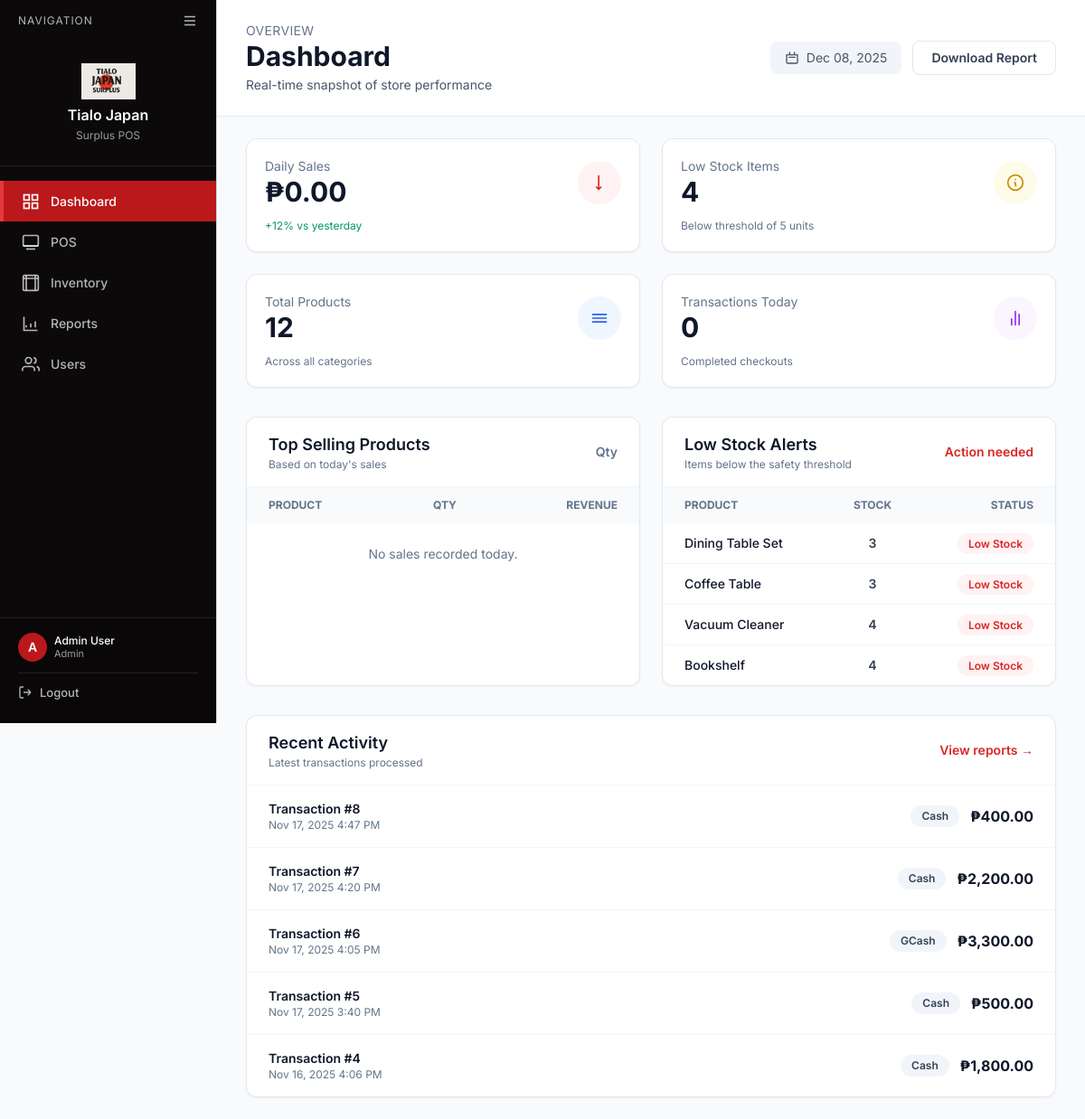
Page /index.php?page=dashboard (signed in) on the committed database.
### tables this page shows
CREATE TABLE `products` (
  `product_id` int(11) NOT NULL,
  `shipment_id` int(11) DEFAULT NULL,
  `name` varchar(150) NOT NULL,
  `category` varchar(100) DEFAULT NULL,
  `quantity` int(11) DEFAULT 0,
  `price` decimal(10,2) NOT NULL,
  `status` enum('Available','Sold','Out of Stock') DEFAULT 'Available',
  `image` varchar(255) DEFAULT NULL,
  `created_at` timestamp NOT NULL DEFAULT current_timestamp()
);

CREATE TABLE `transactions` (
  `transaction_id` int(11) NOT NULL,
  `user_id` int(11) DEFAULT NULL,
  `customer_name` varchar(255) DEFAULT NULL,
  `customer_contact` varchar(50) DEFAULT NULL,
  `transaction_date` datetime DEFAULT current_timestamp(),
  `payment_type` enum('Cash','GCash','Installment') NOT NULL,
  `total_amount` decimal(10,2) NOT NULL,
  `discount_amount` decimal(10,2) NOT NULL DEFAULT 0.00,
  `down_payment` decimal(10,2) NOT NULL DEFAULT 0.00
);

### public/dashboard.php (the view, shortened to what this page needs)
<?php
include __DIR__ . '/../src/includes/db_connect.php';
$today = date('Y-m-d');
$sales_query = "SELECT SUM(total_amount) as daily_sales FROM transactions WHERE DATE(transaction_date) = '$today'";
$sales_result = $conn->query($sales_query);
$daily_sales = $sales_result->fetch_assoc()['daily_sales'] ?? 0;
$low_stock_query = "SELECT COUNT(*) as low_stock_count FROM products WHERE quantity < 5 AND status = 'Available'";
$low_stock_result = $conn->query($low_stock_query);
$low_stock_count = $low_stock_result->fetch_assoc()['low_stock_count'] ?? 0;
$total_products = $conn->query("SELECT COUNT(*) as count FROM products")->fetch_assoc()['count'] ?? 0;
$today_transactions = $conn->query("SELECT COUNT(*) as count FROM transactions WHERE DATE(transaction_date) = '$today'")->fetch_assoc()['count'] ?? 0;
$top_products = [];
$low_stock_items = [];
$critical_query = "SELECT name, quantity FROM products WHERE quantity < 5 AND status = 'Available' ORDER BY quantity ASC LIMIT 5";
if ($critical_result = $conn->query($critical_query)) {
    while ($row = $critical_result->fetch_assoc()) {
        $low_stock_items[] = $row;
    }
}
$recent_sales = [];
$recent_query = "SELECT transaction_id, total_amount, payment_type, transaction_date
                 FROM transactions ORDER BY transaction_date DESC LIMIT 5";
if ($recent_result = $conn->query($recent_query)) {
    while ($row = $recent_result->fetch_assoc()) {
        $recent_sales[] = $row;
    }
}
?>
<?php
include __DIR__ . '/../src/includes/page_header.php';
?>
<body class="bg-slate-50 flex">
    <?php include __DIR__ . '/../src/includes/sidebar.php'; ?>
    <div class="flex-1 flex flex-col">
        <header class="bg-white border-b border-slate-200 sticky top-0 z-40">
            <div class="px-8 py-6 flex flex-col gap-4 lg:flex-row lg:items-center lg:justify-between">
                <div>
                    <p class="text-sm uppercase tracking-wide text-slate-500">Overview</p>
                    <h1 class="text-3xl font-bold text-slate-900">Dashboard</h1>
                    <p class="text-sm text-slate-600 mt-1">Real-time snapshot of store performance</p>
                </div>
                <div class="flex flex-col sm:flex-row sm:items-center gap-3">
                    <div class="flex items-center gap-2 bg-slate-100 rounded-lg px-4 py-2 text-sm text-slate-600">
                        <svg class="w-4 h-4" fill="none" stroke="currentColor" viewBox="0 0 24 24">
                            <path stroke-linecap="round" stroke-linejoin="round" stroke-width="2" d="M8 7V3m8 4V3m-9 8h10M5 21h14a2 2 0 002-2V7H3v12a2 2 0 002 2z" />
                        </svg>
                        <span><?php echo date('M d, Y', strtotime($today)); ?></span>
                    </div>
                    <a href="?page=reports/export&period=today" class="px-5 py-2 rounded-lg border border-slate-200 text-sm font-semibold text-slate-700 hover:bg-slate-100">Download Report</a>
                </div>
            </div>
        </header>
        <main class="flex-1 px-8 py-6 space-y-8">
            <div class="grid grid-cols-1 sm:grid-cols-2 xl:grid-cols-4 gap-6">
                <div class="bg-white border border-slate-200 rounded-xl p-5 shadow-sm">
                    <div class="flex items-center justify-between">
                        <div>
                            <p class="text-sm text-slate-500">Daily Sales</p>
                            <p class="text-3xl font-bold text-slate-900">₱<?php echo number_format($daily_sales, 2); ?></p>
                        </div>
                        <span class="inline-flex items-center justify-center w-12 h-12 rounded-full bg-red-50 text-red-600">
                            <svg class="w-5 h-5" fill="none" stroke="currentColor" viewBox="0 0 24 24">
                                <path stroke-linecap="round" stroke-linejoin="round" stroke-width="2" d="M11 3v18m0 0l-3-3m3 3l3-3" />
                            </svg>
                        </span>
                    </div>
                    <p class="text-xs text-emerald-600 mt-3">+12% vs yesterday</p>
                </div>
                <div class="bg-white border border-slate-200 rounded-xl p-5 shadow-sm">
                    <div class="flex items-center justify-between">
                        <div>
                            <p class="text-sm text-slate-500">Low Stock Items</p>
                            <p class="text-3xl font-bold text-slate-900"><?php echo (int) $low_stock_count; ?></p>
                        </div>
                        <span class="inline-flex items-center justify-center w-12 h-12 rounded-full bg-yellow-50 text-yellow-600">
                            <svg class="w-5 h-5" fill="none" stroke="currentColor" viewBox="0 0 24 24">
                                <path stroke-linecap="round" stroke-linejoin="round" stroke-width="2" d="M13 16h-1v-4h-1m1-4h.01M12 22a10 10 0 110-20 10 10 0 010 20z" />
                            </svg>
                        </span>
                    </div>
                    <p class="text-xs text-slate-500 mt-3">Below threshold of 5 units</p>
                </div>
                <div class="bg-white border border-slate-200 rounded-xl p-5 shadow-sm">
                    <div class="flex items-center justify-between">
                        <div>
                            <p class="text-sm text-slate-500">Total Products</p>
                            <p class="text-3xl font-bold text-slate-900"><?php echo (int) $total_products; ?></p>
                        </div>
                        <span class="inline-flex items-center justify-center w-12 h-12 rounded-full bg-blue-50 text-blue-600">
                            <svg class="w-5 h-5" fill="none" stroke="currentColor" viewBox="0 0 24 24">
                                <path stroke-linecap="round" stroke-linejoin="round" stroke-width="2" d="M3 7h18M3 12h18M3 17h18" />
                            </svg>
                        </span>
                    </div>
                    <p class="text-xs text-slate-500 mt-3">Across all categories</p>
                </div>
                <div class="bg-white border border-slate-200 rounded-xl p-5 shadow-sm">
                    <div class="flex items-center justify-between">
                        <div>
                            <p class="text-sm text-slate-500">Transactions Today</p>
                            <p class="text-3xl font-bold text-slate-900"><?php echo (int) $today_transactions; ?></p>
                        </div>
                        <span class="inline-flex items-center justify-center w-12 h-12 rounded-full bg-purple-50 text-purple-600">
                            <svg class="w-5 h-5" fill="none" stroke="currentColor" viewBox="0 0 24 24">
                                <path stroke-linecap="round" stroke-linejoin="round" stroke-width="2" d="M17 21V7m-5 14V3m-5 18v-8" />
                            </svg>
                        </span>
                    </div>
                    <p class="text-xs text-slate-500 mt-3">Completed checkouts</p>
                </div>
            </div>
            <div class="grid grid-cols-1 lg:grid-cols-2 gap-6">
                <div class="bg-white border border-slate-200 rounded-xl shadow-sm overflow-hidden">
                    <div class="flex items-center justify-between px-6 py-4 border-b border-slate-100">
                        <div>
                            <h2 class="text-lg font-semibold text-slate-900">Top Selling Products</h2>
                            <p class="text-xs text-slate-500">Based on today's sales</p>
                        </div>
                        <span class="text-sm font-semibold text-slate-500">Qty</span>
                    </div>
                    <div class="overflow-x-auto">
                        <table class="w-full text-sm">
                            <thead class="bg-slate-50 text-slate-500 uppercase text-xs">
                                <tr>
                                    <th class="px-6 py-3 text-left">Product</th>
                                    <th class="px-6 py-3 text-center">Qty</th>
                                    <th class="px-6 py-3 text-right">Revenue</th>
                                </tr>
                            </thead>
                            <tbody class="divide-y divide-slate-100">
                                <?php if (!empty($top_products)): ?>
                                    <?php foreach ($top_products as $product): ?>
                                        <tr class="hover:bg-slate-50">
                                            <td class="px-6 py-3 font-medium text-slate-900"><?php echo htmlspecialchars($product['name']); ?></td>
                                            <td class="px-6 py-3 text-center font-semibold text-slate-700"><?php echo (int) $product['qty_sold']; ?></td>
                                            <td class="px-6 py-3 text-right font-semibold text-red-600">₱<?php echo number_format($product['revenue'], 2); ?></td>
                                        </tr>
                                    <?php endforeach; ?>
                                <?php else: ?>
                                    <tr>
                                        <td colspan="3" class="px-6 py-6 text-center text-slate-500">No sales recorded today.</td>
                                    </tr>
                                <?php endif; ?>
                            </tbody>
                        </table>
                    </div>
                </div>
                <div class="bg-white border border-slate-200 rounded-xl shadow-sm overflow-hidden">
                    <div class="flex items-center justify-between px-6 py-4 border-b border-slate-100">
                        <div>
                            <h2 class="text-lg font-semibold text-slate-900">Low Stock Alerts</h2>
                            <p class="text-xs text-slate-500">Items below the safety threshold</p>
                        </div>
                        <span class="text-sm font-semibold text-red-600">Action needed</span>
                    </div>
                    <div class="overflow-x-auto">
                        <table class="w-full text-sm">
                            <thead class="bg-slate-50 text-slate-500 uppercase text-xs">
                                <tr>
                                    <th class="px-6 py-3 text-left">Product</th>
                                    <th class="px-6 py-3 text-center">Stock</th>
                                    <th class="px-6 py-3 text-right">Status</th>
                                </tr>
                            </thead>
                            <tbody class="divide-y divide-slate-100">
                                <?php if (!empty($low_stock_items)): ?>
                                    <?php foreach ($low_stock_items as $item): ?>
                                        <tr class="hover:bg-slate-50">
                                            <td class="px-6 py-3 font-medium text-slate-900"><?php echo htmlspecialchars($item['name']); ?></td>
                                            <td class="px-6 py-3 text-center font-semibold text-slate-700"><?php echo (int) $item['quantity']; ?></td>
                                            <td class="px-6 py-3 text-right">
                                                <span class="px-3 py-1 rounded-full text-xs font-semibold bg-red-50 text-red-600">Low Stock</span>
                                            </td>
                                        </tr>
                                    <?php endforeach; ?>
                                <?php else: ?>
                                    <tr>
                                        <td colspan="3" class="px-6 py-6 text-center text-slate-500">All stock levels look healthy.</td>
                                    </tr>
                                <?php endif; ?>
                            </tbody>
                        </table>
                    </div>
                </div>
            </div>
            <div class="bg-white border border-slate-200 rounded-xl shadow-sm">
                <div class="flex items-center justify-between px-6 py-4 border-b border-slate-100">
                    <div>
                        <h2 class="text-lg font-semibold text-slate-900">Recent Activity</h2>
                        <p class="text-xs text-slate-500">Latest transactions processed</p>
                    </div>
                    <a href="/index.php?page=reports" class="text-sm font-semibold text-red-600 hover:text-red-700">View reports →</a>
                </div>
                <div class="divide-y divide-slate-100">
                    <?php if (!empty($recent_sales)): ?>
                        <?php foreach ($recent_sales as $sale): ?>
                            <div class="px-6 py-4 flex flex-wrap items-center justify-between gap-3">
                                <div>
                                    <p class="text-sm font-semibold text-slate-900">Transaction #<?php echo htmlspecialchars($sale['transaction_id']); ?></p>
                                    <p class="text-xs text-slate-500"><?php echo date('M d, Y g:i A', strtotime($sale['transaction_date'])); ?></p>
                                </div>
                                <div class="flex items-center gap-3">
                                    <span class="px-3 py-1 rounded-full text-xs font-semibold bg-slate-100 text-slate-700"><?php echo htmlspecialchars($sale['payment_type'] ?? 'Cash'); ?></span>
                                    <p class="text-base font-bold text-slate-900">₱<?php echo number_format($sale['total_amount'], 2); ?></p>
                                </div>
                            </div>
                        <?php endforeach; ?>
                    <?php else: ?>
                        <p class="px-6 py-6 text-center text-slate-500 text-sm">No recent transactions recorded.</p>
                    <?php endif; ?>
                </div>
            </div>
        </main>
    </div>
</div>
<?php include __DIR__ . '/../src/includes/page_footer.php'; ?>

### rows in the picture
products: name "Dining Table Set", quantity "3"
products: name "Coffee Table", quantity "3"
products: name "Vacuum Cleaner", quantity "4"
products: name "Bookshelf", quantity "4"
transactions: transaction_id "8", transaction_date "Nov 17, 2025 4:47 PM", payment_type "Cash", total_amount "400.00"
transactions: transaction_id "7", transaction_date "Nov 17, 2025 4:20 PM", payment_type "Cash", total_amount "2,200.00"
transactions: transaction_id "6", transaction_date "Nov 17, 2025 4:05 PM", payment_type "GCash", total_amount "3,300.00"
transactions: transaction_id "5", transaction_date "Nov 17, 2025 3:40 PM", payment_type "Cash", total_amount "500.00"
transactions: transaction_id "4", transaction_date "Nov 16, 2025 4:06 PM", payment_type "Cash", total_amount "1,800.00"

### other values in the picture
$item['label'] "Dashboard"
$item['label'] "POS"
$item['label'] "Inventory"
$item['label'] "Reports"
$item['label'] "Users"
substr($_SESSION['name'], 0, 1) "A"
substr($_SESSION['name'], 0, 12) "Admin User"
$_SESSION['role'] "Admin"
$daily_sales "0.00"
$low_stock_count "4"
$total_products "12"
$today_transactions "0"
